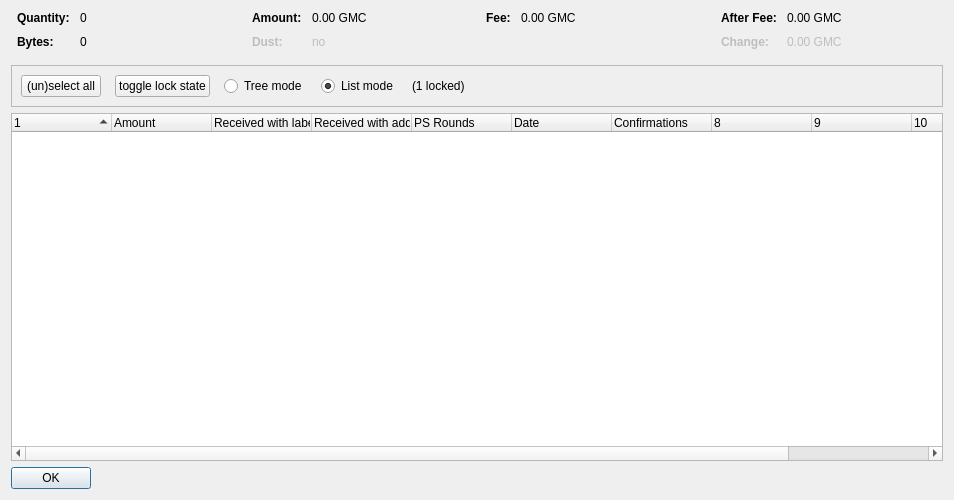
<?xml version="1.0" encoding="UTF-8"?>
<ui version="4.0">
 <class>CoinControlDialog</class>
 <widget class="QDialog" name="CoinControlDialog">
  <property name="geometry">
   <rect>
    <x>0</x>
    <y>0</y>
    <width>954</width>
    <height>500</height>
   </rect>
  </property>
  <property name="windowTitle">
   <string>Coin Selection</string>
  </property>
  <layout class="QVBoxLayout" name="verticalLayout">
   <item>
    <layout class="QHBoxLayout" name="horizontalLayoutTop" stretch="0,0,0,0">
     <property name="topMargin">
      <number>0</number>
     </property>
     <property name="bottomMargin">
      <number>10</number>
     </property>
     <item>
      <layout class="QFormLayout" name="formLayoutCoinControl1">
       <property name="horizontalSpacing">
        <number>10</number>
       </property>
       <property name="verticalSpacing">
        <number>10</number>
       </property>
       <property name="leftMargin">
        <number>6</number>
       </property>
       <property name="rightMargin">
        <number>6</number>
       </property>
       <item row="0" column="0">
        <widget class="QLabel" name="labelCoinControlQuantityText">
         <property name="font">
          <font>
           <weight>75</weight>
           <bold>true</bold>
          </font>
         </property>
         <property name="text">
          <string>Quantity:</string>
         </property>
        </widget>
       </item>
       <item row="0" column="1">
        <widget class="QLabel" name="labelCoinControlQuantity">
         <property name="cursor">
          <cursorShape>IBeamCursor</cursorShape>
         </property>
         <property name="contextMenuPolicy">
          <enum>Qt::ActionsContextMenu</enum>
         </property>
         <property name="text">
          <string notr="true">0</string>
         </property>
         <property name="textInteractionFlags">
          <set>Qt::LinksAccessibleByMouse|Qt::TextSelectableByKeyboard|Qt::TextSelectableByMouse</set>
         </property>
        </widget>
       </item>
       <item row="1" column="0">
        <widget class="QLabel" name="labelCoinControlBytesText">
         <property name="font">
          <font>
           <weight>75</weight>
           <bold>true</bold>
          </font>
         </property>
         <property name="text">
          <string>Bytes:</string>
         </property>
        </widget>
       </item>
       <item row="1" column="1">
        <widget class="QLabel" name="labelCoinControlBytes">
         <property name="cursor">
          <cursorShape>IBeamCursor</cursorShape>
         </property>
         <property name="contextMenuPolicy">
          <enum>Qt::ActionsContextMenu</enum>
         </property>
         <property name="text">
          <string notr="true">0</string>
         </property>
         <property name="textInteractionFlags">
          <set>Qt::LinksAccessibleByMouse|Qt::TextSelectableByKeyboard|Qt::TextSelectableByMouse</set>
         </property>
        </widget>
       </item>
      </layout>
     </item>
     <item>
      <layout class="QFormLayout" name="formLayoutCoinControl2">
       <property name="horizontalSpacing">
        <number>10</number>
       </property>
       <property name="verticalSpacing">
        <number>10</number>
       </property>
       <property name="leftMargin">
        <number>6</number>
       </property>
       <property name="rightMargin">
        <number>6</number>
       </property>
       <item row="0" column="0">
        <widget class="QLabel" name="labelCoinControlAmountText">
         <property name="font">
          <font>
           <weight>75</weight>
           <bold>true</bold>
          </font>
         </property>
         <property name="text">
          <string>Amount:</string>
         </property>
        </widget>
       </item>
       <item row="0" column="1">
        <widget class="QLabel" name="labelCoinControlAmount">
         <property name="cursor">
          <cursorShape>IBeamCursor</cursorShape>
         </property>
         <property name="contextMenuPolicy">
          <enum>Qt::ActionsContextMenu</enum>
         </property>
         <property name="text">
          <string notr="true">0.00 GMC</string>
         </property>
         <property name="textInteractionFlags">
          <set>Qt::LinksAccessibleByMouse|Qt::TextSelectableByKeyboard|Qt::TextSelectableByMouse</set>
         </property>
        </widget>
       </item>
       <item row="1" column="0">
        <widget class="QLabel" name="labelCoinControlLowOutputText">
         <property name="enabled">
          <bool>false</bool>
         </property>
         <property name="font">
          <font>
           <weight>75</weight>
           <bold>true</bold>
          </font>
         </property>
         <property name="text">
          <string>Dust:</string>
         </property>
        </widget>
       </item>
       <item row="1" column="1">
        <widget class="QLabel" name="labelCoinControlLowOutput">
         <property name="enabled">
          <bool>false</bool>
         </property>
         <property name="cursor">
          <cursorShape>IBeamCursor</cursorShape>
         </property>
         <property name="contextMenuPolicy">
          <enum>Qt::ActionsContextMenu</enum>
         </property>
         <property name="text">
          <string notr="true">no</string>
         </property>
         <property name="textInteractionFlags">
          <set>Qt::LinksAccessibleByMouse|Qt::TextSelectableByKeyboard|Qt::TextSelectableByMouse</set>
         </property>
        </widget>
       </item>
      </layout>
     </item>
     <item>
      <layout class="QFormLayout" name="formLayoutCoinControl3">
       <property name="horizontalSpacing">
        <number>10</number>
       </property>
       <property name="verticalSpacing">
        <number>10</number>
       </property>
       <property name="leftMargin">
        <number>6</number>
       </property>
       <property name="rightMargin">
        <number>6</number>
       </property>
       <item row="0" column="0">
        <widget class="QLabel" name="labelCoinControlFeeText">
         <property name="font">
          <font>
           <weight>75</weight>
           <bold>true</bold>
          </font>
         </property>
         <property name="text">
          <string>Fee:</string>
         </property>
        </widget>
       </item>
       <item row="0" column="1">
        <widget class="QLabel" name="labelCoinControlFee">
         <property name="cursor">
          <cursorShape>IBeamCursor</cursorShape>
         </property>
         <property name="contextMenuPolicy">
          <enum>Qt::ActionsContextMenu</enum>
         </property>
         <property name="text">
          <string notr="true">0.00 GMC</string>
         </property>
         <property name="textInteractionFlags">
          <set>Qt::LinksAccessibleByMouse|Qt::TextSelectableByKeyboard|Qt::TextSelectableByMouse</set>
         </property>
        </widget>
       </item>
      </layout>
     </item>
     <item>
      <layout class="QFormLayout" name="formLayoutCoinControl4">
       <property name="horizontalSpacing">
        <number>10</number>
       </property>
       <property name="verticalSpacing">
        <number>10</number>
       </property>
       <property name="leftMargin">
        <number>6</number>
       </property>
       <property name="rightMargin">
        <number>6</number>
       </property>
       <item row="0" column="0">
        <widget class="QLabel" name="labelCoinControlAfterFeeText">
         <property name="font">
          <font>
           <weight>75</weight>
           <bold>true</bold>
          </font>
         </property>
         <property name="text">
          <string>After Fee:</string>
         </property>
        </widget>
       </item>
       <item row="0" column="1">
        <widget class="QLabel" name="labelCoinControlAfterFee">
         <property name="cursor">
          <cursorShape>IBeamCursor</cursorShape>
         </property>
         <property name="contextMenuPolicy">
          <enum>Qt::ActionsContextMenu</enum>
         </property>
         <property name="text">
          <string notr="true">0.00 GMC</string>
         </property>
         <property name="textInteractionFlags">
          <set>Qt::LinksAccessibleByMouse|Qt::TextSelectableByKeyboard|Qt::TextSelectableByMouse</set>
         </property>
        </widget>
       </item>
       <item row="1" column="0">
        <widget class="QLabel" name="labelCoinControlChangeText">
         <property name="enabled">
          <bool>false</bool>
         </property>
         <property name="font">
          <font>
           <weight>75</weight>
           <bold>true</bold>
          </font>
         </property>
         <property name="text">
          <string>Change:</string>
         </property>
        </widget>
       </item>
       <item row="1" column="1">
        <widget class="QLabel" name="labelCoinControlChange">
         <property name="enabled">
          <bool>false</bool>
         </property>
         <property name="cursor">
          <cursorShape>IBeamCursor</cursorShape>
         </property>
         <property name="contextMenuPolicy">
          <enum>Qt::ActionsContextMenu</enum>
         </property>
         <property name="text">
          <string notr="true">0.00 GMC</string>
         </property>
         <property name="textInteractionFlags">
          <set>Qt::LinksAccessibleByMouse|Qt::TextSelectableByKeyboard|Qt::TextSelectableByMouse</set>
         </property>
        </widget>
       </item>
      </layout>
     </item>
    </layout>
   </item>
   <item>
    <widget class="QFrame" name="frame">
     <property name="minimumSize">
      <size>
       <width>0</width>
       <height>40</height>
      </size>
     </property>
     <property name="frameShape">
      <enum>QFrame::StyledPanel</enum>
     </property>
     <property name="frameShadow">
      <enum>QFrame::Sunken</enum>
     </property>
     <layout class="QHBoxLayout" name="horizontalLayout">
      <item>
       <layout class="QHBoxLayout" name="horizontalLayoutPanel" stretch="0,0,0,0,0,0">
        <property name="spacing">
         <number>14</number>
        </property>
        <item>
         <widget class="QPushButton" name="pushButtonSelectAll">
          <property name="sizePolicy">
           <sizepolicy hsizetype="Maximum" vsizetype="Fixed">
            <horstretch>0</horstretch>
            <verstretch>0</verstretch>
           </sizepolicy>
          </property>
          <property name="text">
           <string>(un)select all</string>
          </property>
          <property name="autoDefault">
           <bool>false</bool>
          </property>
         </widget>
        </item>
        <item>
         <widget class="QPushButton" name="pushButtonToggleLock">
          <property name="sizePolicy">
           <sizepolicy hsizetype="Maximum" vsizetype="Fixed">
            <horstretch>0</horstretch>
            <verstretch>0</verstretch>
           </sizepolicy>
          </property>
          <property name="text">
           <string>toggle lock state</string>
          </property>
          <property name="autoDefault">
           <bool>false</bool>
          </property>
         </widget>
        </item>
        <item>
         <widget class="QRadioButton" name="radioTreeMode">
          <property name="sizePolicy">
           <sizepolicy hsizetype="Maximum" vsizetype="Fixed">
            <horstretch>0</horstretch>
            <verstretch>0</verstretch>
           </sizepolicy>
          </property>
          <property name="text">
           <string>Tree mode</string>
          </property>
         </widget>
        </item>
        <item>
         <widget class="QRadioButton" name="radioListMode">
          <property name="sizePolicy">
           <sizepolicy hsizetype="Maximum" vsizetype="Fixed">
            <horstretch>0</horstretch>
            <verstretch>0</verstretch>
           </sizepolicy>
          </property>
          <property name="text">
           <string>List mode</string>
          </property>
          <property name="checked">
           <bool>true</bool>
          </property>
         </widget>
        </item>
        <item>
         <widget class="QLabel" name="labelLocked">
          <property name="text">
           <string>(1 locked)</string>
          </property>
         </widget>
        </item>
        <item>
         <spacer name="horizontalSpacer">
          <property name="orientation">
           <enum>Qt::Horizontal</enum>
          </property>
          <property name="sizeHint" stdset="0">
           <size>
            <width>40</width>
            <height>20</height>
           </size>
          </property>
         </spacer>
        </item>
       </layout>
      </item>
     </layout>
    </widget>
   </item>
   <item>
    <widget class="CoinControlTreeWidget" name="treeWidget">
     <property name="contextMenuPolicy">
      <enum>Qt::CustomContextMenu</enum>
     </property>
     <property name="sortingEnabled">
      <bool>false</bool>
     </property>
     <property name="columnCount">
      <number>11</number>
     </property>
     <attribute name="headerShowSortIndicator" stdset="0">
      <bool>true</bool>
     </attribute>
     <attribute name="headerStretchLastSection">
      <bool>false</bool>
     </attribute>
     <column>
      <property name="text">
       <string/>
      </property>
     </column>
     <column>
      <property name="text">
       <string>Amount</string>
      </property>
     </column>
     <column>
      <property name="text">
       <string>Received with label</string>
      </property>
     </column>
     <column>
      <property name="text">
       <string>Received with address</string>
      </property>
     </column>
     <column>
      <property name="text">
       <string>PS Rounds</string>
      </property>
     </column>
     <column>
      <property name="text">
       <string>Date</string>
      </property>
     </column>
     <column>
      <property name="text">
       <string>Confirmations</string>
      </property>
      <property name="toolTip">
       <string>Confirmed</string>
      </property>
     </column>
     <column>
      <property name="text">
       <string/>
      </property>
     </column>
     <column>
      <property name="text">
       <string/>
      </property>
     </column>
     <column>
      <property name="text">
       <string/>
      </property>
     </column>
     <column>
      <property name="text">
       <string/>
      </property>
     </column>
    </widget>
   </item>
   <item>
    <widget class="QDialogButtonBox" name="buttonBox">
     <property name="sizePolicy">
      <sizepolicy hsizetype="Maximum" vsizetype="Fixed">
       <horstretch>0</horstretch>
       <verstretch>0</verstretch>
      </sizepolicy>
     </property>
     <property name="orientation">
      <enum>Qt::Horizontal</enum>
     </property>
     <property name="standardButtons">
      <set>QDialogButtonBox::Ok</set>
     </property>
    </widget>
   </item>
  </layout>
 </widget>
 <customwidgets>
  <customwidget>
   <class>CoinControlTreeWidget</class>
   <extends>QTreeWidget</extends>
   <header>coincontroltreewidget.h</header>
  </customwidget>
 </customwidgets>
 <resources/>
 <connections/>
</ui>
